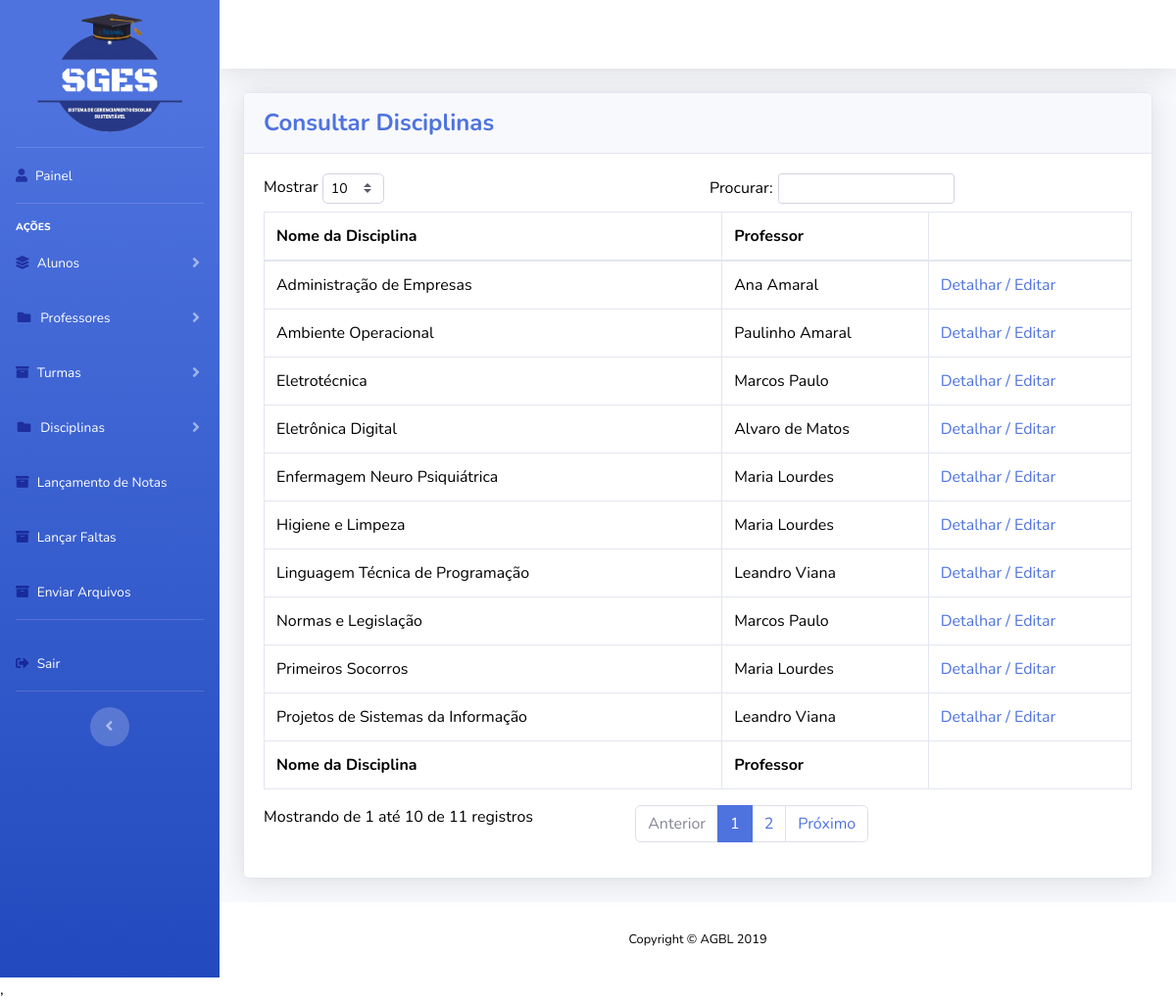
/admin/consultar_disciplina.php (signed in), run on the app's committed database.
### tables this page shows
CREATE TABLE IF NOT EXISTS `tbdisciplina` (
  `iddisciplina` int(100) unsigned NOT NULL,
  `tbprofessor_idprofessor` int(10) unsigned NOT NULL,
  `nome_disciplina` varchar(255) DEFAULT NULL
);

CREATE TABLE IF NOT EXISTS `tbprofessor` (
  `idprofessor` int(10) unsigned NOT NULL,
  `masp` int(20) NOT NULL,
  `nome_completo` varchar(255) DEFAULT NULL,
  `logradouro` varchar(255) DEFAULT NULL,
  `numero` int(11) NOT NULL,
  `complemento` varchar(255) NOT NULL,
  `bairro` varchar(255) NOT NULL,
  `cidade` varchar(255) NOT NULL,
  `cep` varchar(40) NOT NULL,
  `estado` varchar(255) NOT NULL,
  `rg` varchar(255) DEFAULT NULL,
  `cpf` varchar(40) DEFAULT NULL,
  `formacao` varchar(255) NOT NULL,
  `telefone` varchar(40) NOT NULL,
  `telefone_recado` varchar(40) NOT NULL,
  `email` varchar(255) NOT NULL,
  `email_alternativo` varchar(255) NOT NULL
);

### classes/conecta.class.php (called while the page is built)
<?php
	class Conecta {
	public static $conn;
	public static function abrirConexao(){
	if (!isset (self::$conn)){
	self::$conn = new PDO('mysql:host=localhost;
	dbname=wpinfor09', 'root', '', array
	(PDO::MYSQL_ATTR_INIT_COMMAND=> "SET NAMES utf8"));
	}
	return self::$conn;
	 }
	}
?>

### admin/consultar_disciplina.php (the view)
<!DOCTYPE html>
<?php
require_once "../classes/conecta.class.php";
$sql = "SELECT * FROM tbdisciplina LEFT JOIN tbprofessor ON tbdisciplina.tbprofessor_idprofessor = tbprofessor.idprofessor ORDER BY nome_disciplina;";
$stmt = Conecta::abrirConexao()->prepare($sql);
$stmt->execute();
$linhas = $stmt->fetchAll(PDO::FETCH_ASSOC);
include 'cabecalho.php';
?>
        <div class="container-fluid">
          <div class="card shadow mb-4">
            <div class="card-header py-3">
              <h4 class="m-0 font-weight-bold text-primary">Consultar Disciplinas</h4>
            </div>
            <div class="card-body">
              <div class="table-responsive">
                <table class="table table-bordered" id="dataTable" width="100%" cellspacing="0">
                  <thead>
				    <tr>
                      <th>Nome da Disciplina</th>
                      <th>Professor</th>
					 <th></th>
                    </tr>
				  <tbody>
					<?php
						foreach ( $linhas as $linha ) {
							echo "<tr><td>";
							echo($linha['nome_disciplina']);
							echo("</td><td>");
							echo($linha['nome_completo']);
							echo("</td><td>");
							echo "<a href='editar_disciplina.php?iddisciplina=".$linha['iddisciplina']."'> Detalhar / Editar</a>";
							echo("</td></tr>\n");
						}
					?>
                  </tbody>
                  </thead>
                  <tfoot>
				    <tr>
                      <th>Nome da Disciplina</th>
                      <th>Professor</th>
					 <th></th>
                    </tr>
                  </tfoot>
                </table>
              </div>
            </div>
          </div>
        </div>
      </div>
<?php
	include 'rodape.php';
?>

### data on the page
tbdisciplina: nome_disciplina "Administração de Empresas", tbprofessor_idprofessor.nome_completo "Ana Amaral"
tbdisciplina: nome_disciplina "Ambiente Operacional", tbprofessor_idprofessor.nome_completo "Paulinho Amaral"
tbdisciplina: nome_disciplina "Eletrônica Digital", tbprofessor_idprofessor.nome_completo "Alvaro de Matos"
tbdisciplina: nome_disciplina "Eletrotécnica", tbprofessor_idprofessor.nome_completo "Marcos Paulo"
tbdisciplina: nome_disciplina "Enfermagem Neuro Psiquiátrica", tbprofessor_idprofessor.nome_completo "Maria Lourdes"
tbdisciplina: nome_disciplina "Higiene e Limpeza", tbprofessor_idprofessor.nome_completo "Maria Lourdes"
tbdisciplina: nome_disciplina "Linguagem Técnica de Programação", tbprofessor_idprofessor.nome_completo "Leandro Viana"
tbdisciplina: nome_disciplina "Normas e Legislação", tbprofessor_idprofessor.nome_completo "Marcos Paulo"
tbdisciplina: nome_disciplina "Primeiros Socorros", tbprofessor_idprofessor.nome_completo "Maria Lourdes"
tbdisciplina: nome_disciplina "Projetos de Sistemas da Informação", tbprofessor_idprofessor.nome_completo "Leandro Viana"
